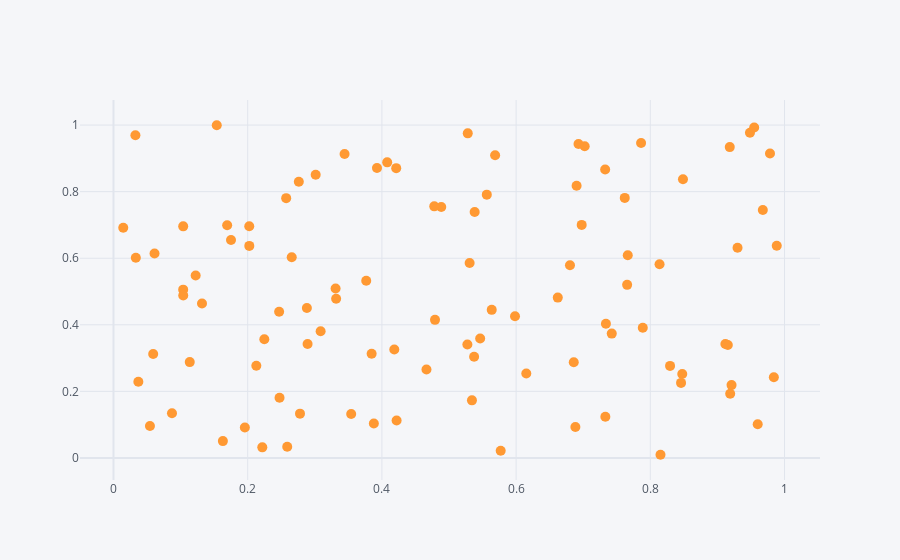

Notebook code cell kept with this figure:
### Code cell
df.iplot(kind='scatter',x='A',y='B',mode='markers',size=10)
